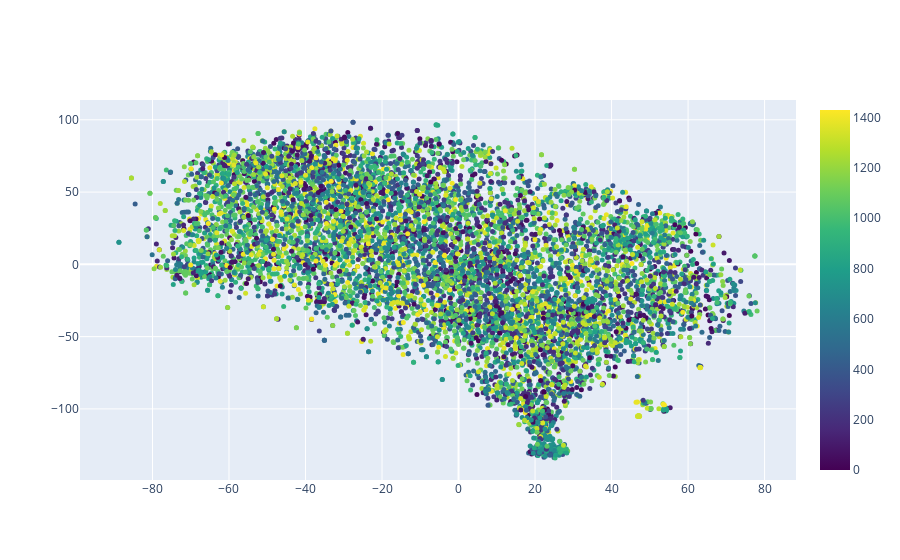

Notebook code cell kept with this figure:
### Markdown cell above
**Plotting the results**

Using plotly, I plotted the results so that it becomes easier to explore similar songs based on their colors and clusters.

### Code cell
from plotly.offline import download_plotlyjs, init_notebook_mode, plot, iplot

init_notebook_mode(connected=True)

import plotly.graph_objs as go

trace1 = go.Scatter(
    y = two_dimensional_songs['Y'],
    x = two_dimensional_songs['X'],
    text = two_dimensional_songs['artista'],
    mode='markers',
    marker=dict(
        size= 5,#'7',
        color = two_dimensional_songs['artista'].astype('category').cat.codes, #set color equal to a variable
        colorscale='Viridis',
        showscale=True
    )
)
data = [trace1]

iplot(data)

### Figure 1 — Plotly figure (JSON) as saved in the notebook; plotly's stock layout.template omitted (floating-point values rounded to 4 significant figures; data arrays with more than 128 entries replaced by an {"elided": "..."} marker saying what was removed)
{"data": [{"marker": {"color": {"elided": "7459 int values"}, "colorscale": [[0, "#440154"], [0.1111, "#482878"], [0.2222, "#3e4989"], [0.3333, "#31688e"], [0.4444, "#26828e"], [0.5556, "#1f9e89"], [0.6667, "#35b779"], [0.7778, "#6ece58"], [0.8889, "#b5de2b"], [1, "#fde725"]], "showscale": true, "size": 5}, "mode": "markers", "text": {"elided": "7459 str values"}, "type": "scatter", "x": {"elided": "7459 float values"}, "y": {"elided": "7459 float values"}}], "layout": {}}
